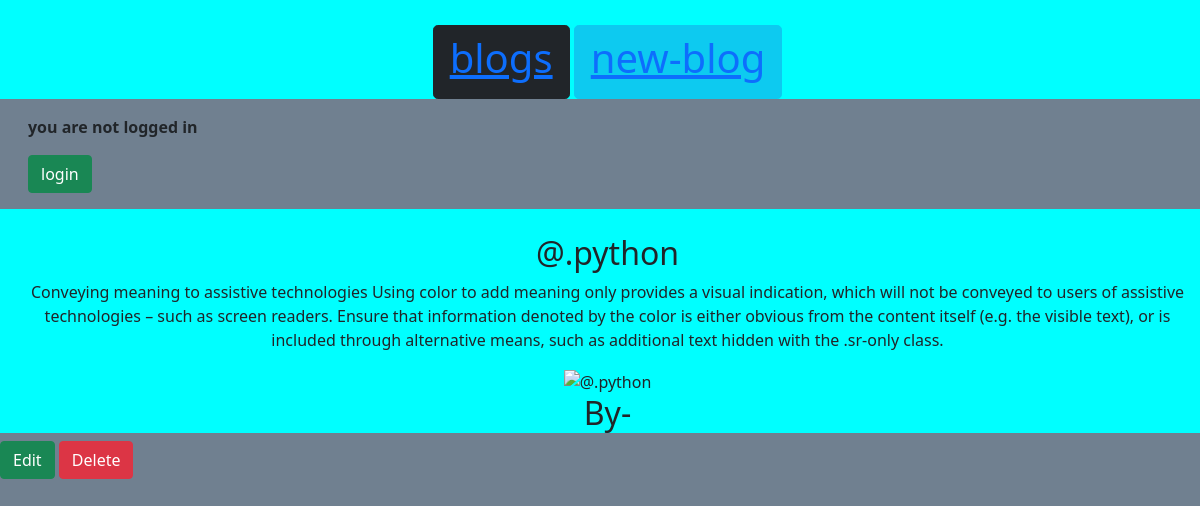
/post/79/, run on the app's committed database.
### bookapp/models.py (models this page shows, shortened)
class Post(models.Model):
    title = models.CharField(max_length=30)
    summary = models.TextField(max_length=1000)
    author_name = models.ForeignKey('auth.user',on_delete=models.CASCADE)
    image= models.ImageField(upload_to='images/',blank=True)

### bookapp/views.py (the view)
# urls.py: path('post/<int:pk>/',DetailView.as_view(),name='index'),
class DetailView(DetailView):
    model = Post
    template_name = "blocks_app/post_details.html"

### Templates/blocks_app/post_details.html
{% extends 'blocks_app/base.html' %}
{% block content %}
<div class="mtx .bg-info">
    <h2>{{post.title}}</h2>
    <p>{{post.summary}}</p>
    <img src="{{post.image}}" alt="{{ post.title }}">
    <h2>By-{{post.author}}</h2>
</div>
<a href="{% url 'update' post.pk %}"><button type='button' class="btn btn-success">Edit</button></a>
<a href="{% url 'Delete' post.pk %}"><button type='button' class="btn btn-danger">Delete</button></a>
{% endblock content %}

### static/css/index.css (style rules this page uses)
.mtx { text-decoration-style: double; padding-top: 25px; padding-left: 15px; font-style: unset; background-color: aqua; border: 12px; text-align: center; }
body { background-color: slategray; }

### data on the page
Post: title "@.python", summary "Conveying meaning to assistive technologies Using color to add meaning only provides a visual indication, which will not be conveyed to users of assistive technologies – such as screen readers. Ensure that information denoted by the color is either obvious from the content itself (e.g. the visible text), or is included through alternative means, such as additional text hidden with the .sr-only class."
